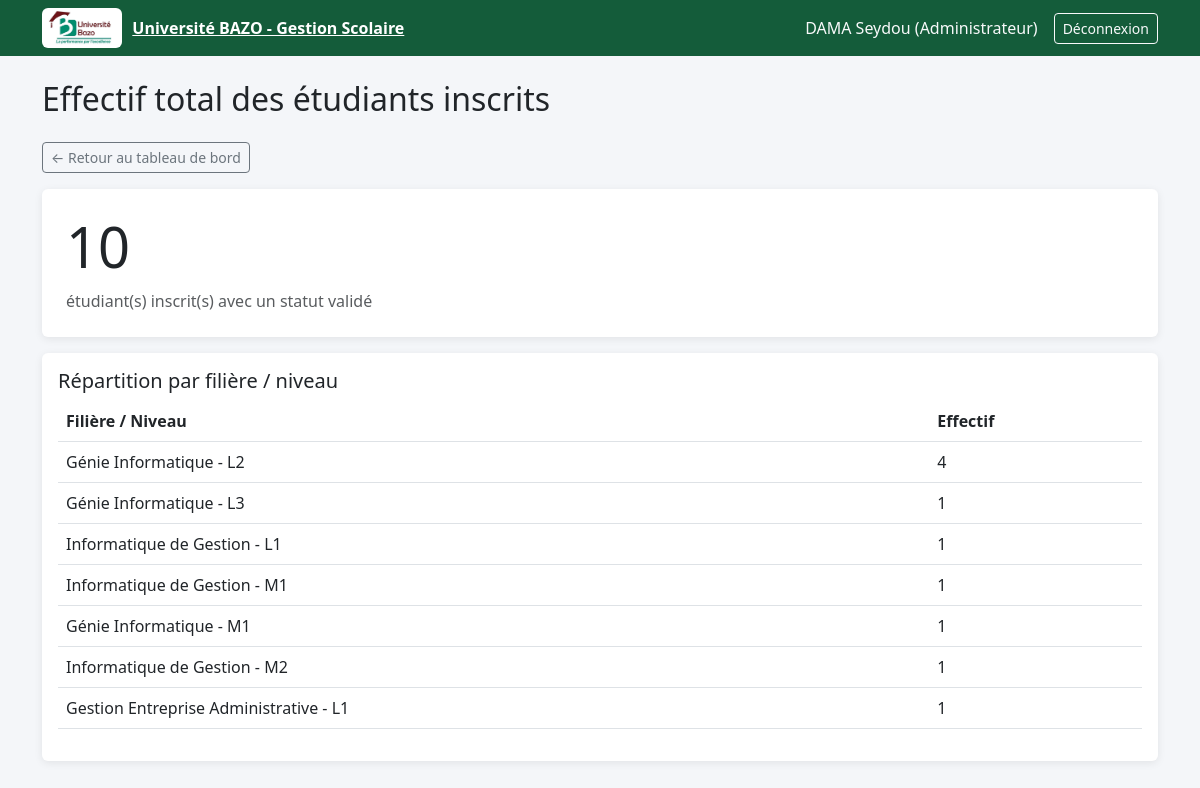
The page /paiements/effectif/ (signed in) on the database its author committed.
### utilisateurs/models.py (models this page shows, shortened)
class Utilisateur(AbstractUser):
    ROLE_CHOICES = (
        ('etudiant', 'Étudiant'),
        ('enseignant', 'Enseignant'),
        ('admin', 'Administrateur'),
        ('caissier', 'Caissier'),
    )
    role = models.CharField(max_length=20, choices=ROLE_CHOICES)
    telephone = models.CharField(max_length=20, blank=True, null=True)

### paiements/views.py (the view)
# urls.py: path('effectif/', views.effectif_view, name='effectif'),
@login_required
def effectif_view(request):
    if request.user.role != 'admin':
        return redirect('redirection_dashboard')
    inscriptions = Inscription.objects.filter(statut='VALIDEE').select_related('filiere', 'niveau', 'annee_academique')
    total = inscriptions.count()
    repartition = {}
    for inscription in inscriptions:
        cle = f"{inscription.filiere} - {inscription.niveau}"
        repartition[cle] = repartition.get(cle, 0) + 1
    return render(request, 'paiements/effectif.html', {
        'total': total,
        'repartition': repartition
    })

### academique/models.py (called while the page is built)
    def __str__(self):
        return self.nom_filiere

    def __str__(self):
        return self.libelle

### templates/paiements/effectif.html (shortened to what this page needs)
{% extends 'base.html' %}
{% block content %}
<h2 class="mb-4">Effectif total des étudiants inscrits</h2>
<a href="{% url 'dashboard_admin' %}" class="btn btn-outline-secondary btn-sm mb-3">&larr; Retour au tableau de bord</a>
<div class="card p-4 mb-3">
    <h1 class="display-4">{{ total }}</h1>
    <p class="text-muted mb-0">étudiant(s) inscrit(s) avec un statut validé</p>
</div>
<div class="card p-3">
    <h5>Répartition par filière / niveau</h5>
    <table class="table">
        <thead>
            <tr>
                <th>Filière / Niveau</th>
                <th>Effectif</th>
            </tr>
        </thead>
        <tbody>
            {% for cle, valeur in repartition.items %}
            <tr>
                <td>{{ cle }}</td>
                <td>{{ valeur }}</td>
            </tr>
            {% endfor %}
        </tbody>
    </table>
</div>
{% endblock %}

### templates/base.html (shortened to what this page needs)
{% load static %}
<!DOCTYPE html>
<html lang="fr">
<head>
    <link href="https://cdn.jsdelivr.net/npm/bootstrap@5.3.0/dist/css/bootstrap.min.css" rel="stylesheet">
</head>
<body>
    {% if user.is_authenticated %}
    <nav class="navbar navbar-expand-lg navbar-dark navbar-bazo">
        <div class="container">
            <a class="navbar-brand-bazo" href="{% url 'redirection_dashboard' %}">
                <img src="{% static 'images/logo_bazo.jpeg' %}" alt="Logo Université BAZO">
                <span>Université BAZO - Gestion Scolaire</span>
            </a>
            <div class="d-flex align-items-center">
                <span class="text-light me-3">
                    {{ user.first_name }} {{ user.last_name }} ({{ user.get_role_display }})
                </span>
                <a href="{% url 'logout' %}" class="btn btn-outline-light btn-sm">Déconnexion</a>
            </div>
        </div>
    </nav>
    {% endif %}
    <div class="container mt-4">
        {% block content %}
        {% endblock %}
    </div>
</body>
</html>

### templates/base.html (style rules this page uses)
:root { --bazo-green: #1B7A4C; --bazo-green-dark: #145c3a; --bazo-red: #7A1F2B; }
body { background-color: #f4f6f9; }
.navbar-bazo { background-color: var(--bazo-green-dark); }
.navbar-brand-bazo { display: flex; align-items: center; gap: 10px; font-weight: bold; color: white; }
.navbar-brand-bazo img { height: 40px; border-radius: 6px; background: white; padding: 3px; }
.card { border: none; box-shadow: 0 2px 8px rgba(0,0,0,0.08); }
a { color: var(--bazo-green-dark); }

### rows shown on the page
Utilisateur: first_name "DAMA", last_name "Seydou", role "Administrateur"

### other values the page prints
{{ total }} "10"
{{ cle }} "Génie Informatique - L2" "Génie Informatique - L3" "Informatique de Gestion - L1" "Informatique de Gestion - M1" "Génie Informatique - M1" "Informatique de Gestion - M2" "Gestion Entreprise Administrative - L1"
{{ valeur }} "4" "1" "1" "1" "1" "1" "1"
